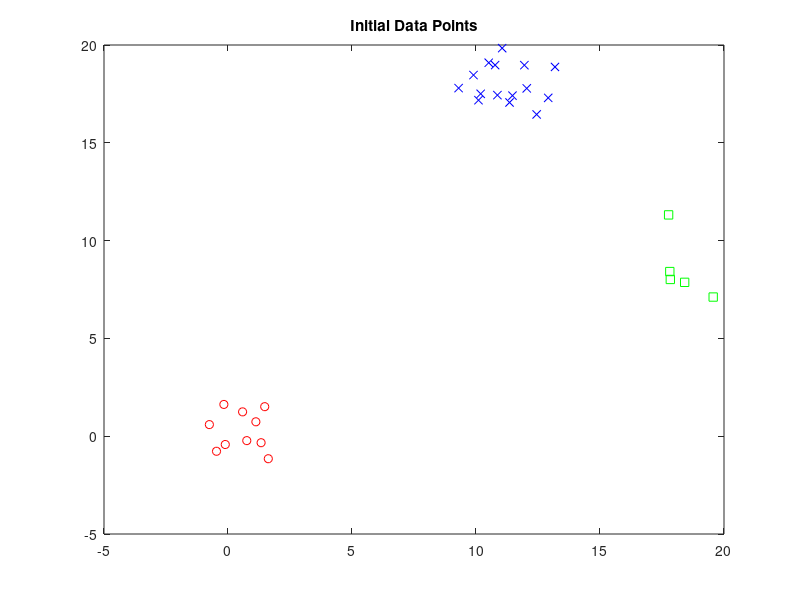
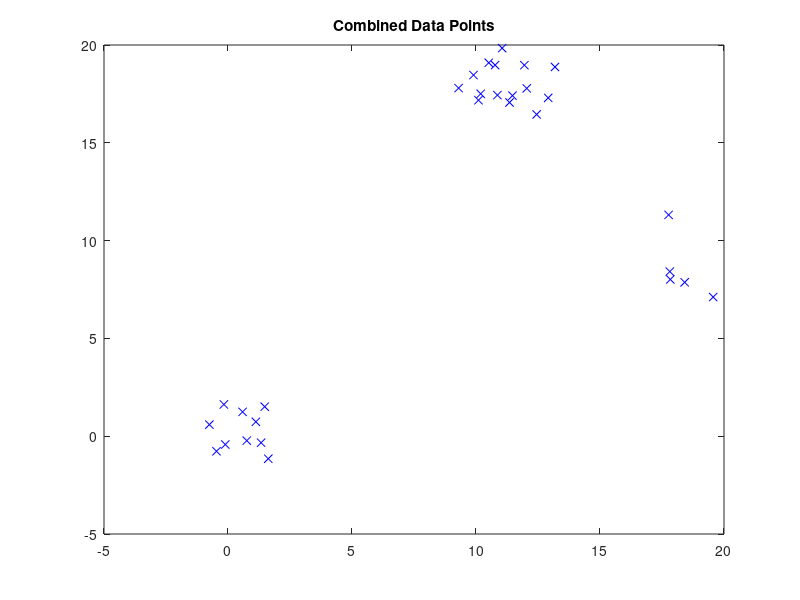
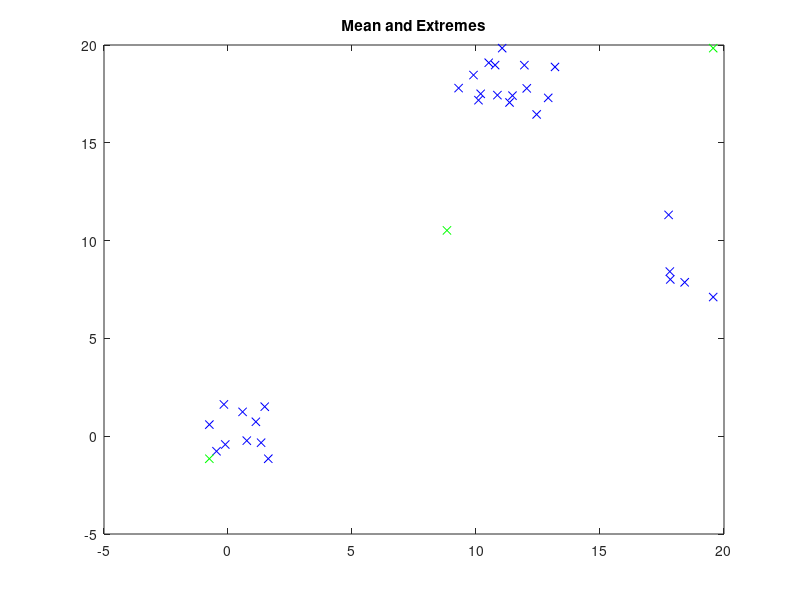
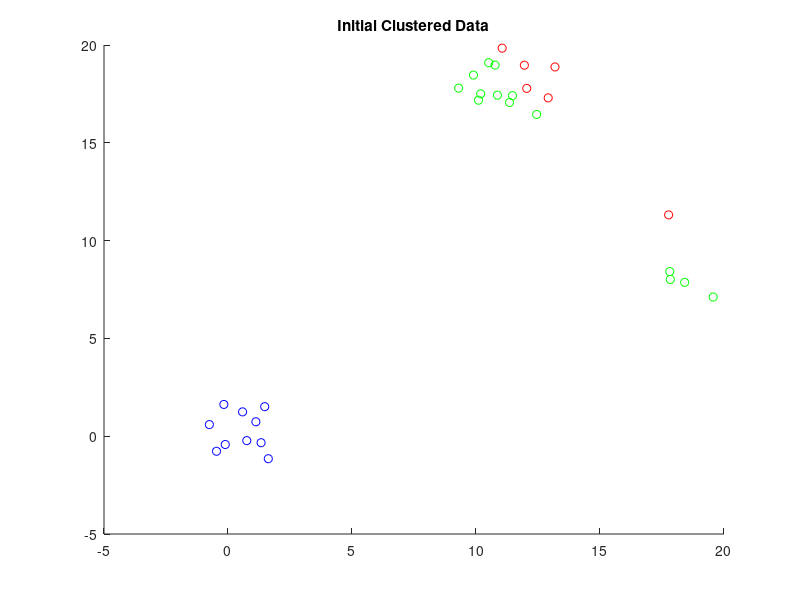

Source code (MATLAB) for these figures, in order:
% YGEI, 2023, U2- cluster algorythms, K_MEANS
clc, clear, close all

% Generating random data points
A = randn(10, 2);
B = randn(15, 2) * 1.2 + [11, 18];
C = randn(5, 2) * 1.7 + [19, 7];

% Plotting initial data points
figure(1)
plot(A(:, 1), A(:, 2), "ro", B(:, 1), B(:, 2), "bx", C(:, 1), C(:, 2), "gs")
title('Initial Data Points');

% Combining data points into a single matrix
X = [A; B; C];

% Plotting combined data points
figure(2)
plot(X(:, 1), X(:, 2), "bx")
title('Combined Data Points');

% Calculating and plotting mean and extremes
S1 = min(X);
S2 = max(X);
S3 = mean(X);
S = [S1;S2;S3];

figure(3)
plot(X(:, 1), X(:, 2), "bx", S(:, 1), S(:, 2), "gx");
title('Mean and Extremes');

% Initializing nearest_point vector
nearest_point = zeros(size(X, 1), 1);

% Assigning each point to the nearest cluster
for i = 1:size(X, 1)
    dist_S1 = sqrt((X(i, 1) - S1(1))^2 + (X(i, 2) - S1(2))^2);
    dist_S2 = sqrt((X(i, 1) - S2(1))^2 + (X(i, 2) - S2(2))^2);
    dist_S3 = sqrt((X(i, 1) - S3(1))^2 + (X(i, 2) - S3(2))^2);

    if dist_S1 <= min([dist_S1, dist_S2, dist_S3])
        nearest_point(i) = 1;
    elseif dist_S2 <= min([dist_S1, dist_S2, dist_S3])
        nearest_point(i) = 2;
    else
        nearest_point(i) = 3;
    end
end

% Creating matrix for plotting clusters
plot_matrix = [X, nearest_point];

% Separating points based on clusters
modra = plot_matrix(plot_matrix(:, 3) == 1, :);
cervena = plot_matrix(plot_matrix(:, 3) == 2, :);
zelena = plot_matrix(plot_matrix(:, 3) == 3, :);

% Plotting clustered data
figure(4);
scatter(modra(:, 1), modra(:, 2), 'b'); 
hold on
scatter(cervena(:, 1), cervena(:, 2), 'r');
scatter(zelena(:, 1), zelena(:, 2), 'g'); 
title('Initial Clustered Data');

% K-Means clustering algorithm
maxIter = 100;

for iteration = 1:maxIter
    % Assign points to clusters
    nearest_point = zeros(size(X, 1), 1);
    
    for i = 1:size(X, 1)
        dist_S1 = sqrt((X(i, 1) - S1(1))^2 + (X(i, 2) - S1(2))^2);
        dist_S2 = sqrt((X(i, 1) - S2(1))^2 + (X(i, 2) - S2(2))^2);
        dist_S3 = sqrt((X(i, 1) - S3(1))^2 + (X(i, 2) - S3(2))^2);

        if dist_S1 <= min([dist_S1, dist_S2, dist_S3])
            nearest_point(i) = 1;
        elseif dist_S2 <= min([dist_S1, dist_S2, dist_S3])
            nearest_point(i) = 2;
        else
            nearest_point(i) = 3;
        end
    end

    % Update cluster means
    S1 = mean(X(nearest_point == 1, :));
    S2 = mean(X(nearest_point == 2, :));
    S3 = mean(X(nearest_point == 3, :));
end

% Plotting the final clusters
modra = X(nearest_point == 1, :);
cervena = X(nearest_point == 2, :);
zelena = X(nearest_point == 3, :);

figure;
scatter(modra(:, 1), modra(:, 2), 'b');
hold on;
scatter(cervena(:, 1), cervena(:, 2), 'r');
scatter(zelena(:, 1), zelena(:, 2), 'g');
title('Final Clusters');

% MATLAB k-means function
[idx, C] = kmeans(X, 3); % Assuming 3 clusters

% Plotting the clusters obtained from k-means function
figure;
scatter(X(:, 1), X(:, 2), 10, idx, 'filled');
hold on;
title('K-Means Clustering Using MATLAB Function');
